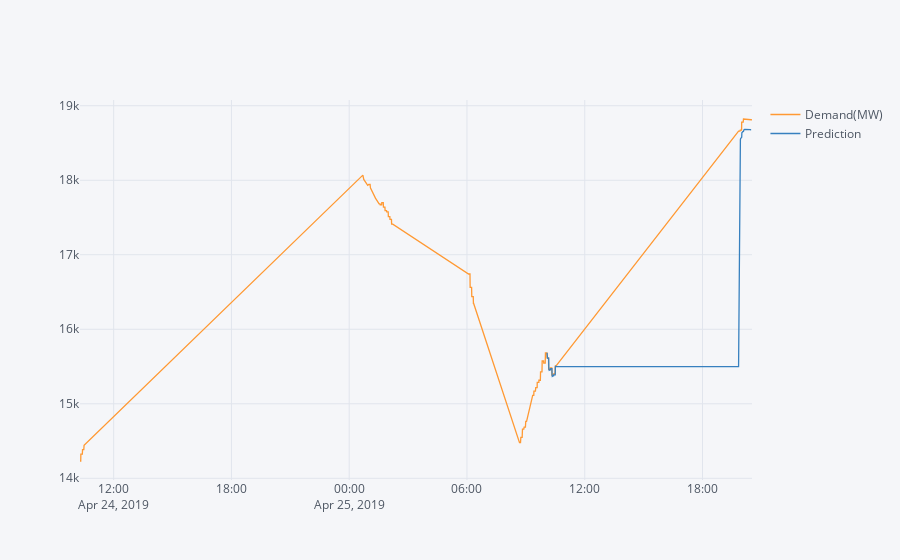

The notebook cell saved with this chart:
### Code cell
# plotting whole dataset with predictions
pd.concat([data,testPredictPlot],axis=1).iplot()

### Figure 1 — Plotly figure (JSON) as saved in the notebook; plotly's stock layout.template omitted (floating-point values rounded to 4 significant figures; data arrays with more than 128 entries replaced by an {"elided": "..."} marker saying what was removed)
{"data": [{"line": {"color": "rgba(255, 153, 51, 1.0)", "dash": "solid", "shape": "linear", "width": 1.3}, "mode": "lines", "name": "Demand(MW)", "text": "", "type": "scatter", "x": {"elided": "376 str values"}, "y": {"elided": "376 int values"}}, {"line": {"color": "rgba(55, 128, 191, 1.0)", "dash": "solid", "shape": "linear", "width": 1.3}, "mode": "lines", "name": "Prediction", "text": "", "type": "scatter", "x": {"elided": "376 str values"}, "y": {"elided": "376 mixed values"}}], "layout": {"legend": {"bgcolor": "#F5F6F9", "font": {"color": "#4D5663"}}, "paper_bgcolor": "#F5F6F9", "plot_bgcolor": "#F5F6F9", "title": {"font": {"color": "#4D5663"}}, "xaxis": {"gridcolor": "#E1E5ED", "showgrid": true, "tickfont": {"color": "#4D5663"}, "title": {"font": {"color": "#4D5663"}, "text": ""}, "zerolinecolor": "#E1E5ED"}, "yaxis": {"gridcolor": "#E1E5ED", "showgrid": true, "tickfont": {"color": "#4D5663"}, "title": {"font": {"color": "#4D5663"}, "text": ""}, "zerolinecolor": "#E1E5ED"}}}
